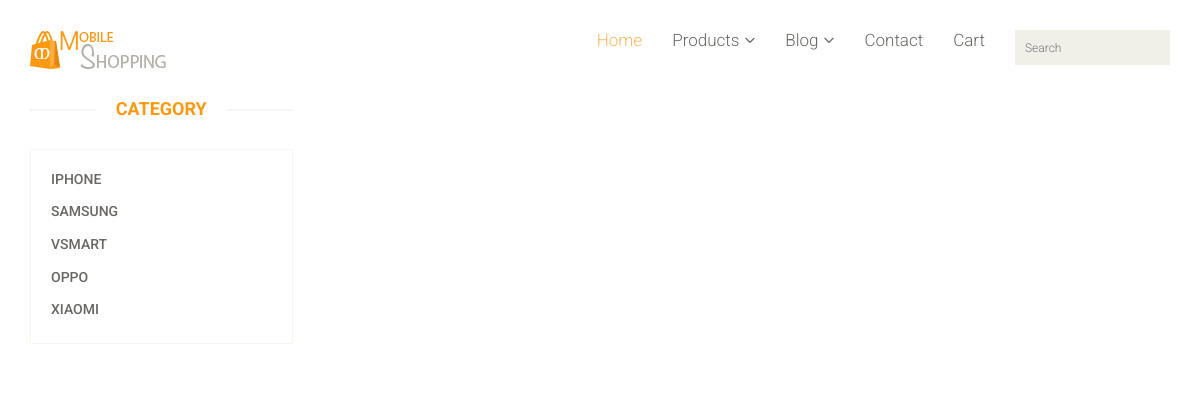
The app's page /cate.php, older data.
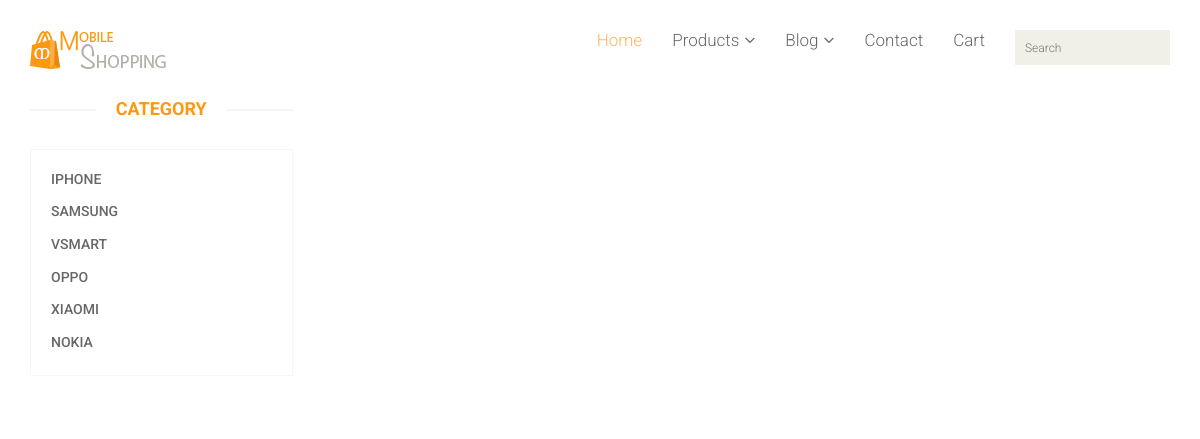
The same page, newer data.
### tables this page shows
CREATE TABLE IF NOT EXISTS `manufactures` (
  `manu_id` int(11) NOT NULL AUTO_INCREMENT,
  `manu_name` varchar(100) NOT NULL,
  `manu_img` varchar(150) NOT NULL,
  PRIMARY KEY (`manu_id`)
);

### models/db.php (called while the page is built)
<?php
class Db
{
    public static $connection;
    public function __construct()
    {
    if (!self::$connection) {
        self::$connection = new mysqli(DB_HOST, DB_USER, DB_PASSWORD, DB_NAME, PORT);
        self::$connection->set_charset(DB_CHARSET);
        }
        return self::$connection;
    }
}

### models/manufacture.php (called while the page is built, shortened)
<?php
class Manufacture extends Db {
    function getAllManufactures() {
        $sql = self::$connection->prepare("SELECT * FROM manufactures");
        $sql->execute();
        $items = $sql->get_result()->fetch_all(MYSQLI_ASSOC);
        return $items;
    }
}

### layouts/layout_menu.php (the view, shortened to what this page needs)
<div class="header-bottom">
    <div class="container">
        <div class="row">
            <div class="col-md-12">
                <div class="navbar-header">
                    <div class="logo"> <a href="index.php"><img src="images/logo.png" alt="" /></a> </div>
                </div>
                <div class="mainmenu pull-right">
                    <ul class="nav navbar-nav collapse navbar-collapse">
                        <li><a href="index.html" class="active">Home</a></li>
                        <li class="dropdown"><a href="index.html">Products<i class="fa fa-angle-down"></i></a>
                        </li>
                        <li class="dropdown"><a href="#">Blog<i class="fa fa-angle-down"></i></a>
                        </li>
                        <li><a href="#">Contact</a></li>
                        <li><a href="cart.html?">Cart</a></li>
                    </ul>
                    <div class="search_box pull-right">
                        <form action="result.php" method="get">
                            <input type="text" placeholder="Search" name="key" />
                        </form>
                    </div>
                </div>
            </div>
        </div>
    </div>
</div>

### layouts/layout_category.php
<?php
    require "models/manufacture.php";
    $manufactures = new Manufacture;
    $all_manu = $manufactures->getAllManufactures();
?>
<div class="col-sm-3">
    <div class="left-sidebar">
        <h2>Category</h2>
        <div class="panel-group category-products" id="accordian">
            <?php foreach($all_manu as $key => $value) { ?>
                <div class="panel panel-default">
                    <div class="panel-heading">
                        <h4 class="panel-title"><a href="cate.php?manufacture=<?php echo $value['manu_id'] ?>"><?php echo $value['manu_name'] ?></a></h4>
                    </div>
                </div>
            <?php } ?>
        </div>
    </div>
</div>

Row changes from the older to the newer data that the page shows:
added manufactures: manu_name "NOKIA"
